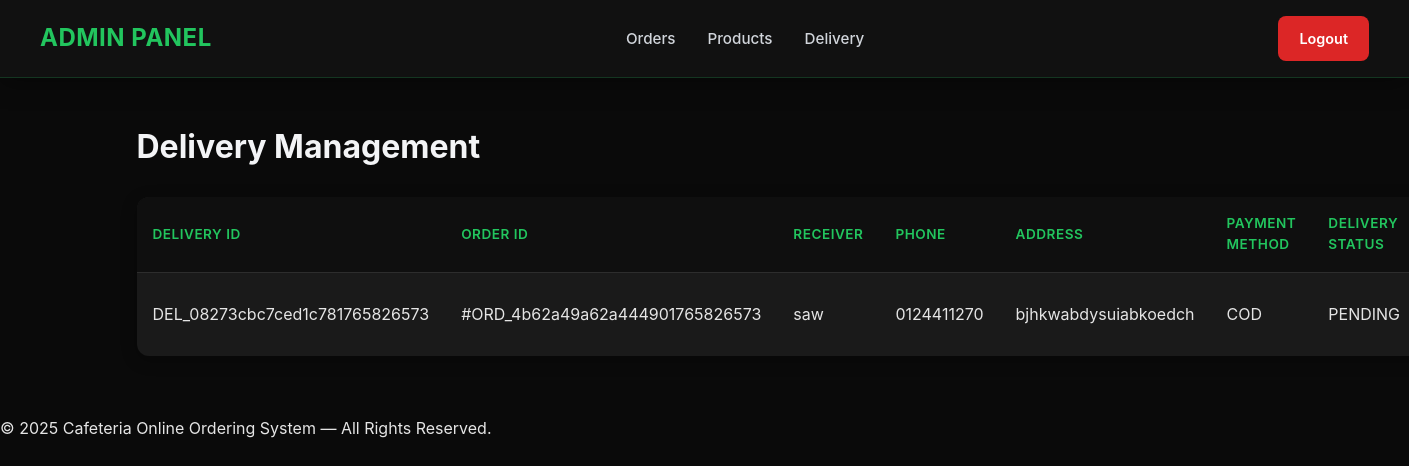
The page /admin_delivery_status.php (signed in) on the database its author committed.
### tables this page shows
CREATE TABLE `deliveryinfo` (
  `DeliveryID` char(36) NOT NULL,
  `OrderID` char(36) NOT NULL,
  `receiver_name` varchar(100) NOT NULL,
  `receiver_phone` varchar(20) NOT NULL,
  `address` varchar(255) NOT NULL,
  `status` enum('PENDING','READY_TO_PICKUP','DELIVERING','ARRIVE','COMPLETED','CANCELLED') NOT NULL DEFAULT 'PENDING'
);

### admin_delivery_status.php (the view, shortened to what this page needs)
<?php
include 'admin_header.php';
include 'config.php';
$sql = "
    SELECT
        d.DeliveryID,
        d.OrderID,
        d.status AS delivery_status,
        d.receiver_name,
        d.receiver_phone,
        d.address,
        p.method as payment_method
    FROM deliveryinfo d
    LEFT JOIN payment p ON p.OrderID = d.OrderID
    WHERE d.status NOT IN ('COMPLETED', 'CANCELLED')
    ORDER BY d.DeliveryID DESC
";
$result = $conn->query($sql);
$deliveries = [];
if ($result) {
    while ($row = $result->fetch_assoc()) {
        $deliveries[] = $row;
    }
}
?>
<div class="admin-page">
<div class="admin-wrap">
    <h1>Delivery Management</h1>
    <table class="admin-table">
        <tr>
            <th>Delivery ID</th>
            <th>Order ID</th>
            <th>Receiver</th>
            <th>Phone</th>
            <th>Address</th>
            <th>Payment Method</th>
            <th>Delivery Status</th>
        </tr>
        <?php if (empty($deliveries)): ?>
            <tr>
                <td colspan="8" style="text-align:center; color:#888;">
                    No delivery records found.
                </td>
            </tr>
        <?php else: ?>
            <?php foreach ($deliveries as $d): ?>
            <?php $isCOD = (strtoupper($d['payment_method']) === 'COD'); ?>
            <tr>
                <td><?= $d['DeliveryID'] ?></td>
                <td>#<?= $d['OrderID'] ?></td>
                <td><?= htmlspecialchars($d['receiver_name']) ?></td>
                <td><?= htmlspecialchars($d['receiver_phone']) ?></td>
                <td><?= htmlspecialchars($d['address']) ?></td>
                <td>
                    <?php if ($isCOD): ?>
                        <span class="status-badge pending">COD</span>
                    <?php else: ?>
                        <span class="status-badge completed"><?= htmlspecialchars($d['payment_method']) ?></span>
                    <?php endif; ?>
                </td>
                <td><?= $d['delivery_status'] ?></td>
            </tr>
            <?php endforeach; ?>
        <?php endif; ?>
    </table>
</div>
</div>
<?php include 'footer.php'; ?>

### admin_header.php (style rules this page uses)
* { box-sizing: border-box; }
body { margin: 0; font-family: -apple-system, BlinkMacSystemFont, "Segoe UI", "Roboto", "Helvetica Neue", Arial, sans-serif; background: #0a0a0a; color: #e5e5e5; line-height: 1.6; }
.admin-wrap { max-width: 1200px; margin: 0 auto; padding: 100px 32px 60px; }
.admin-table { width: 100%; border-collapse: collapse; margin-top: 24px; background: #1a1a1a; border-radius: 12px; overflow: hidden; box-shadow: 0 4px 16px rgba(0, 0, 0, 0.3); }
.admin-table th, .admin-table td { padding: 16px; text-align: left; border-bottom: 1px solid #2d2d2d; }
.admin-table th { background: #0f0f0f; color: #22c55e; font-weight: 600; text-transform: uppercase; font-size: 0.85rem; letter-spacing: 0.5px; }
.admin-table tr:last-child td { border-bottom: none; }
h1, h2, h3 { color: #f3f4f6; font-weight: 700; }
h1 { font-size: 2rem; margin-bottom: 24px; }

### rows shown on the page
deliveryinfo: DeliveryID "DEL_08273cbc7ced1c781765826573", OrderID "ORD_4b62a49a62a444901765826573", receiver_name "saw", receiver_phone "0124411270", address "bjhkwabdysuiabkoedch", status "PENDING"
